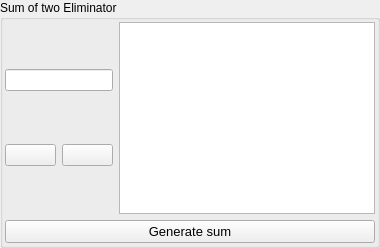
         <widget class="QGroupBox" name="groupBox_13">
          <property name="title">
           <string>Sum of two Eliminator</string>
          </property>
          <layout class="QVBoxLayout" name="verticalLayout_26">
           <property name="leftMargin">
            <number>2</number>
           </property>
           <property name="topMargin">
            <number>2</number>
           </property>
           <property name="rightMargin">
            <number>2</number>
           </property>
           <property name="bottomMargin">
            <number>2</number>
           </property>
           <item>
            <layout class="QVBoxLayout" name="verticalLayout_25">
             <item>
              <layout class="QHBoxLayout" name="horizontalLayout_24">
               <item>
                <layout class="QVBoxLayout" name="verticalLayout_24">
                 <item>
                  <widget class="QLineEdit" name="input23"/>
                 </item>
                 <item>
                  <layout class="QHBoxLayout" name="horizontalLayout_23">
                   <item>
                    <widget class="QPushButton" name="plusBtn23">
                     <property name="text">
                      <string/>
                     </property>
                     <property name="icon">
                      <iconset>
                       <normaloff>assets/plus.png</normaloff>assets/plus.png</iconset>
                     </property>
                    </widget>
                   </item>
                   <item>
                    <widget class="QPushButton" name="deleteBtn23">
                     <property name="text">
                      <string/>
                     </property>
                     <property name="icon">
                      <iconset>
                       <normaloff>assets/delete.png</normaloff>assets/delete.png</iconset>
                     </property>
                    </widget>
                   </item>
                  </layout>
                 </item>
                </layout>
               </item>
               <item>
                <widget class="QListWidget" name="list23"/>
               </item>
              </layout>
             </item>
             <item>
              <widget class="QPushButton" name="sumBtn23">
               <property name="font">
                <font>
                 <pointsize>10</pointsize>
                </font>
               </property>
               <property name="text">
                <string>Generate sum</string>
               </property>
              </widget>
             </item>
            </layout>
           </item>
          </layout>
         </widget>
